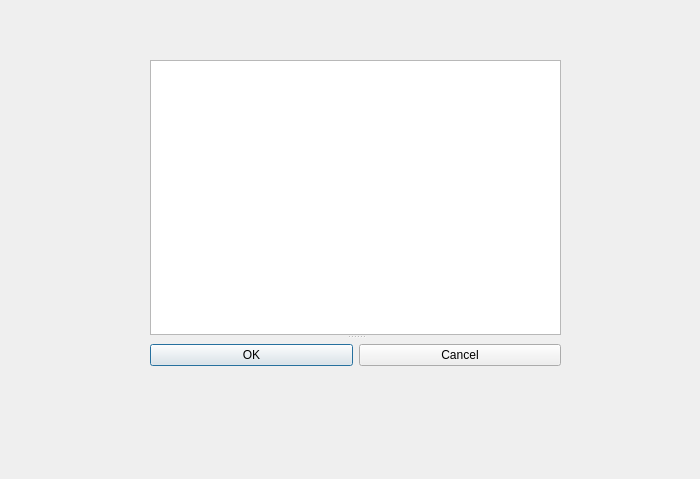
<?xml version="1.0" encoding="UTF-8"?>
<ui version="4.0">
 <class>ParamsSetting</class>
 <widget class="QDialog" name="ParamsSetting">
  <property name="geometry">
   <rect>
    <x>0</x>
    <y>0</y>
    <width>700</width>
    <height>479</height>
   </rect>
  </property>
  <property name="windowTitle">
   <string>Dialog</string>
  </property>
  <widget class="QSplitter" name="splitter">
   <property name="geometry">
    <rect>
     <x>150</x>
     <y>60</y>
     <width>411</width>
     <height>311</height>
    </rect>
   </property>
   <property name="orientation">
    <enum>Qt::Vertical</enum>
   </property>
   <widget class="QTableView" name="tableView"/>
   <widget class="QWidget" name="layoutWidget">
    <layout class="QHBoxLayout">
     <property name="spacing">
      <number>6</number>
     </property>
     <property name="margin" stdset="0">
      <number>0</number>
     </property>
     <item>
      <widget class="QPushButton" name="okButton">
       <property name="text">
        <string>OK</string>
       </property>
      </widget>
     </item>
     <item>
      <widget class="QPushButton" name="cancelButton">
       <property name="text">
        <string>Cancel</string>
       </property>
      </widget>
     </item>
    </layout>
   </widget>
  </widget>
 </widget>
 <resources/>
 <connections>
  <connection>
   <sender>okButton</sender>
   <signal>clicked()</signal>
   <receiver>ParamsSetting</receiver>
   <slot>accept()</slot>
   <hints>
    <hint type="sourcelabel">
     <x>278</x>
     <y>253</y>
    </hint>
    <hint type="destinationlabel">
     <x>96</x>
     <y>254</y>
    </hint>
   </hints>
  </connection>
  <connection>
   <sender>cancelButton</sender>
   <signal>clicked()</signal>
   <receiver>ParamsSetting</receiver>
   <slot>reject()</slot>
   <hints>
    <hint type="sourcelabel">
     <x>369</x>
     <y>253</y>
    </hint>
    <hint type="destinationlabel">
     <x>179</x>
     <y>282</y>
    </hint>
   </hints>
  </connection>
 </connections>
</ui>
